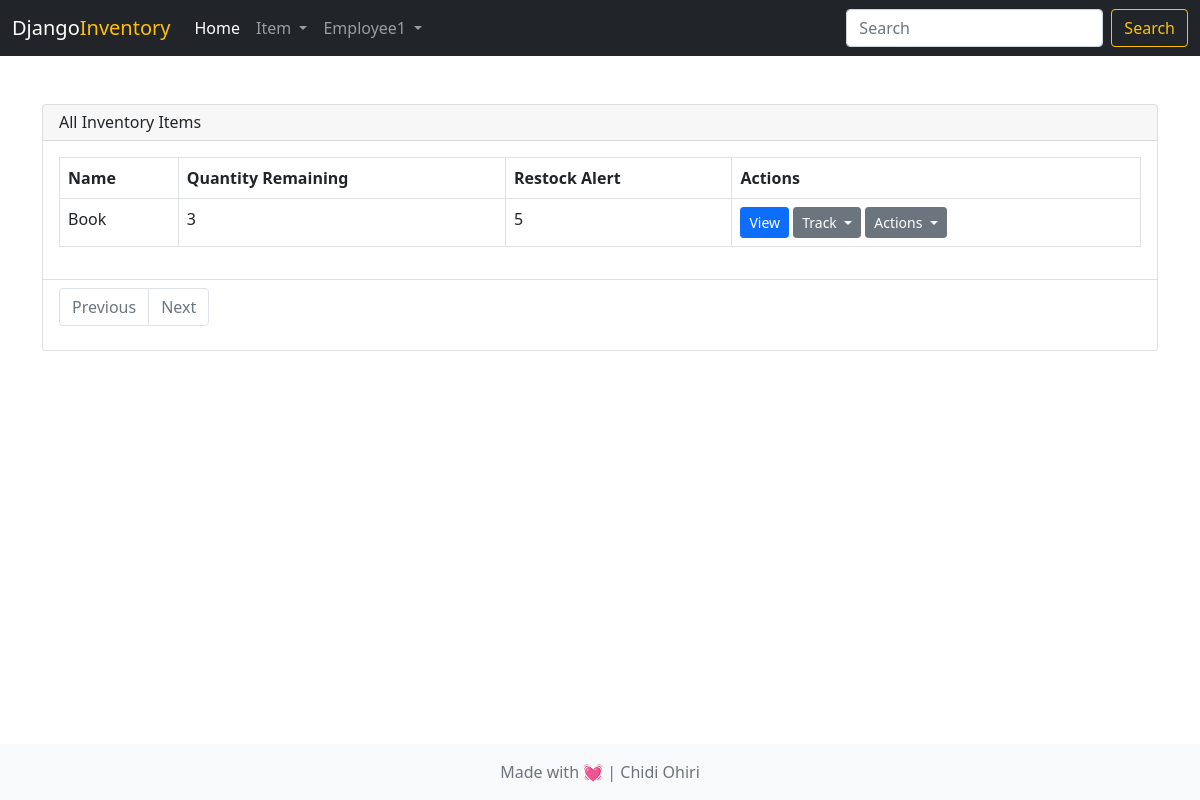
/inventory/all-items/ (signed in), run on the app's committed database.
### accounts/models.py (models this page shows)
class User(AbstractUser):
    email = models.EmailField(unique=True, null=False, blank=False)

### inventory/models.py (models this page shows)
class Item(models.Model):
    name = models.CharField(max_length=100)
    quantity = models.PositiveIntegerField()
    restock_alert = models.PositiveIntegerField()
    created_by = models.ForeignKey(User, on_delete=models.SET_NULL, null=True)
    created_on = models.DateTimeField(auto_now_add=True)

### inventory/views.py (the view)
# urls.py: path('all-items/', views.all_items, name='all-items'),
def all_items(request):
    item_list = Item.objects.all()
    paginator = Paginator(item_list, 10)  # Show 10 items per page
    page_number = request.GET.get('page')
    page_obj = paginator.get_page(page_number)
    context = {'items': page_obj}
    return render(request, 'inventory/all_items.html', context)

### templates/inventory/all_items.html (shortened to what this page needs)
{% extends 'base.html' %}
{% block content %}
<div class="card">
    <div class="card-header d-flex justify-content-between align-items-center ">
        <h6 class="mb-0">All Inventory Items</h6>
    </div>
    <div class="card-body">
        <table class="table table-bordered">
            <thead>
                <tr>
                    <th scope="col">Name</th>
                    <th scope="col">Quantity Remaining</th>
                    <th scope="col">Restock Alert</th>
                    <th scope="col">Actions</th>
                </tr>
            </thead>
            <tbody>
                {% for item in items %}
                <tr>
                    <td>{{item.name}}</td>
                    <td>{{item.quantity}}</td>
                    <td>{{item.restock_alert}}</td>
                    <td>
                        <a href="{% url 'item-details' item.pk %}" type="button" class="btn btn-primary btn-sm">View</a>
                        <div class="btn-group" role="group" aria-label="Button group with nested dropdown">
                            <div class="btn-group" role="group">
                                <button id="btnGroupDrop1" type="button"
                                    class="btn btn-secondary btn-sm dropdown-toggle" data-bs-toggle="dropdown"
                                    aria-expanded="false">
                                    Track
                                </button>
                            </div>
                        </div>
                        <div class="btn-group" role="group" aria-label="Button group with nested dropdown">
                            <div class="btn-group" role="group">
                                <button id="btnGroupDrop1" type="button"
                                    class="btn btn-secondary btn-sm dropdown-toggle" data-bs-toggle="dropdown"
                                    aria-expanded="false">
                                    Actions
                                </button>
                            </div>
                        </div>
                    </td>
                </tr>
                {% endfor %}
            </tbody>
        </table>
    </div>
    <div class="card-footer bg-white">
        <nav aria-label="...">
            <ul class="pagination">
                {% if items.has_previous %}
                <li class="page-item">
                    <a class="page-link" href="?page={{ items.previous_page_number }}">Previous</a>
                </li>
                {% else %}
                <li class="page-item disabled">
                    <a class="page-link" href="#" tabindex="-1" aria-disabled="true">Previous</a>
                </li>
                {% endif %}
                {% if items.has_next %}
                <li class="page-item">
                    <a class="page-link" href="?page={{ items.next_page_number }}">Next</a>
                </li>
                {% else %}
                <li class="page-item disabled">
                    <a class="page-link" href="#" tabindex="-1" aria-disabled="true">Next</a>
                </li>
                {% endif %}
            </ul>
        </nav>
    </div>
</div>
{% endblock content %}

### templates/base.html (shortened to what this page needs)
<!doctype html>
<html lang="en">
<head>
    <link href="https://cdn.jsdelivr.net/npm/bootstrap@5.0.2/dist/css/bootstrap.min.css" rel="stylesheet"
>
</head>
<body class="d-flex flex-column min-vh-100">
    <nav class="navbar navbar-expand-lg navbar-dark bg-dark">
        <div class="container-fluid">
            <a class="navbar-brand" href="/">Django<span class="text-warning">Inventory</span></a>
            <div class="collapse navbar-collapse" id="navbarSupportedContent">
                <ul class="navbar-nav me-auto mb-2 mb-lg-0">
                    <li class="nav-item">
                        <a class="nav-link active" aria-current="page" href="/">Home</a>
                    </li>
                    <li class="nav-item dropdown">
                        <a class="nav-link dropdown-toggle" href="#" id="navbarDropdown" role="button"
                            data-bs-toggle="dropdown" aria-expanded="false">
                            Item
                        </a>
                    </li>
                    <li class="nav-item dropdown">
                        <a class="nav-link dropdown-toggle" href="#" id="navbarDropdown" role="button"
                            data-bs-toggle="dropdown" aria-expanded="false">
                            {{request.user.first_name}}
                        </a>
                    </li>
                </ul>
                <form class="d-flex" method="GET" action="{% url 'search-item' %}">
                    <input class="form-control me-2" type="search" placeholder="Search" aria-label="Search" name="q">
                    <button class="btn btn-outline-warning" type="submit">Search</button>
                </form>
            </div>
        </div>
    </nav>
    <main class="flex-grow-1">
        <div class="container mt-5 mb-5">
            {% block content %}
            {% endblock content %}
        </div>
    </main>
    <footer class="footer mt-auto py-3 bg-light d-flex justify-content-center align-items-center">
        <div class="container text-center">
            <span class="text-muted">Made with 💓 | Chidi Ohiri</span>
        </div>
    </footer>
</body>
</html>

### data on the page
User: user.first_name "Employee1"
Item: name "Book", quantity "3", restock_alert "5"
